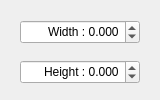
<?xml version="1.0" encoding="UTF-8"?>
<ui version="4.0">
 <class>CtrlPadSizeF</class>
 <widget class="QWidget" name="CtrlPadSizeF">
  <property name="geometry">
   <rect>
    <x>0</x>
    <y>0</y>
    <width>160</width>
    <height>100</height>
   </rect>
  </property>
  <property name="windowTitle">
   <string>Double Size Editor</string>
  </property>
  <widget class="QDoubleSpinBox" name="W">
   <property name="geometry">
    <rect>
     <x>20</x>
     <y>20</y>
     <width>120</width>
     <height>24</height>
    </rect>
   </property>
   <property name="alignment">
    <set>Qt::AlignRight|Qt::AlignTrailing|Qt::AlignVCenter</set>
   </property>
   <property name="prefix">
    <string>Width : </string>
   </property>
   <property name="decimals">
    <number>3</number>
   </property>
   <property name="minimum">
    <double>-999999999.990000009536743</double>
   </property>
   <property name="maximum">
    <double>999999999.990000009536743</double>
   </property>
  </widget>
  <widget class="QDoubleSpinBox" name="H">
   <property name="geometry">
    <rect>
     <x>20</x>
     <y>60</y>
     <width>120</width>
     <height>24</height>
    </rect>
   </property>
   <property name="alignment">
    <set>Qt::AlignRight|Qt::AlignTrailing|Qt::AlignVCenter</set>
   </property>
   <property name="prefix">
    <string>Height : </string>
   </property>
   <property name="decimals">
    <number>3</number>
   </property>
   <property name="minimum">
    <double>-999999999.990000009536743</double>
   </property>
   <property name="maximum">
    <double>999999999.990000009536743</double>
   </property>
  </widget>
 </widget>
 <resources/>
 <connections>
  <connection>
   <sender>W</sender>
   <signal>valueChanged(double)</signal>
   <receiver>CtrlPadSizeF</receiver>
   <slot>ValueChanged(double)</slot>
   <hints>
    <hint type="sourcelabel">
     <x>79</x>
     <y>31</y>
    </hint>
    <hint type="destinationlabel">
     <x>79</x>
     <y>49</y>
    </hint>
   </hints>
  </connection>
  <connection>
   <sender>H</sender>
   <signal>valueChanged(double)</signal>
   <receiver>CtrlPadSizeF</receiver>
   <slot>ValueChanged(double)</slot>
   <hints>
    <hint type="sourcelabel">
     <x>79</x>
     <y>71</y>
    </hint>
    <hint type="destinationlabel">
     <x>79</x>
     <y>49</y>
    </hint>
   </hints>
  </connection>
 </connections>
</ui>
